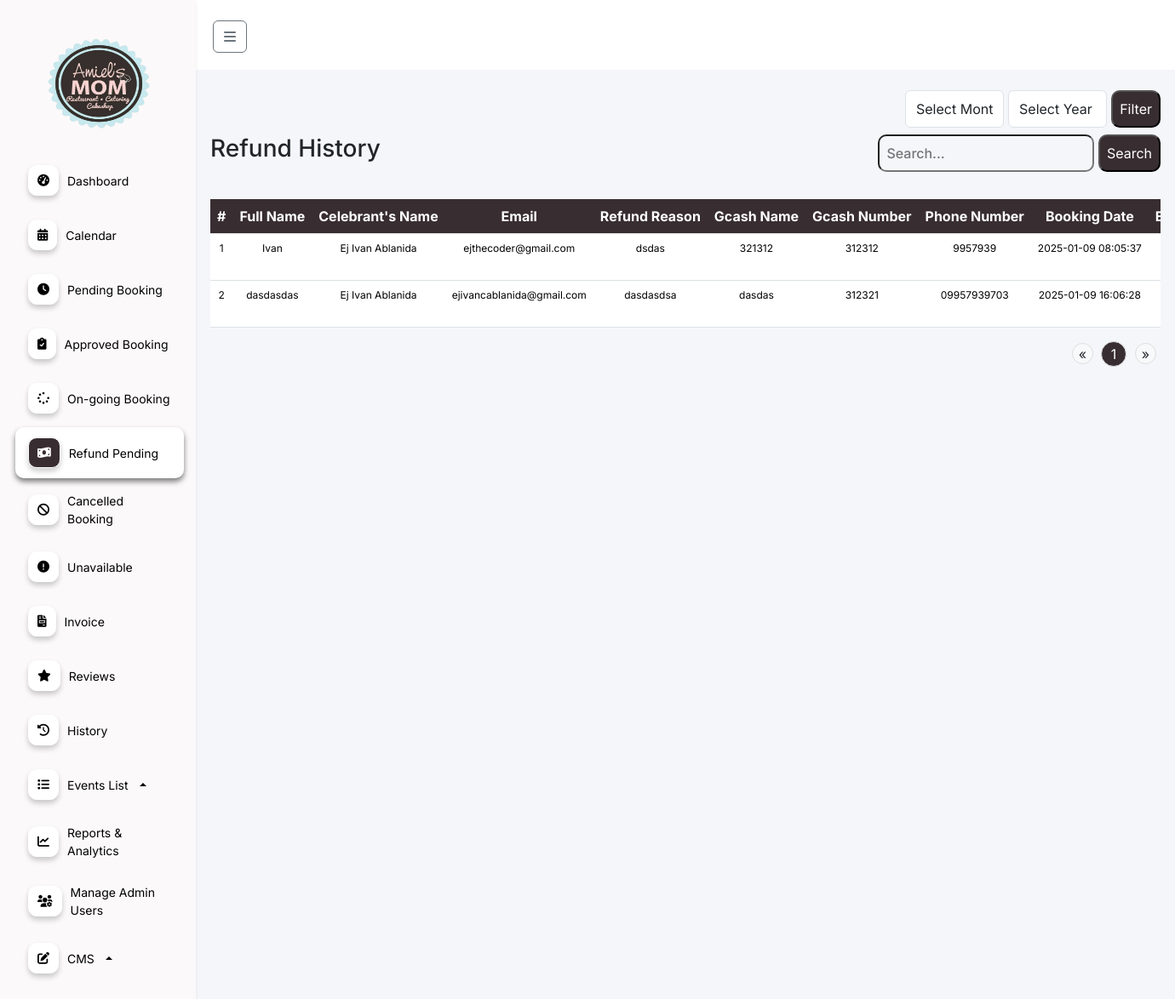
The page /features/admin/web/refund.php (signed in) on the database its author committed.
### tables this page shows
CREATE TABLE `booking` (
  `id` int(11) NOT NULL,
  `status` enum('To-pay','Pending','Waiting','On-going','Finished','Cancel-pending','Cancel','Update-payment','resched') NOT NULL,
  `full_name` varchar(255) NOT NULL,
  `celebrants_name` varchar(255) DEFAULT NULL,
  `email` varchar(255) NOT NULL,
  `phone_number` varchar(15) DEFAULT NULL,
  `events_date` varchar(255) DEFAULT NULL,
  `guest_count` int(11) DEFAULT NULL,
  `event_duration` int(11) DEFAULT NULL,
  `event_starttime` int(11) DEFAULT NULL,
  `event_endtime` int(11) DEFAULT NULL,
  `event_type` varchar(255) DEFAULT NULL,
  `event_package` varchar(255) DEFAULT NULL,
  `event_options` text DEFAULT NULL,
  `cost` decimal(10,2) DEFAULT 0.00,
  `cancel_reason` text DEFAULT NULL,
  `payment_image` varchar(255) DEFAULT NULL,
  `reference_no` varchar(100) DEFAULT NULL,
  `payment_amount` decimal(10,2) NOT NULL,
  `status_paid` tinyint(1) DEFAULT 0,
  `beef_dish` varchar(255) DEFAULT NULL,
  `pork_dish` varchar(255) DEFAULT NULL,
  `chicken_dish` varchar(255) DEFAULT NULL,
  `pasta_dish` varchar(255) DEFAULT NULL,
  `dessert_dish` varchar(255) DEFAULT NULL,
  `fish_dish` varchar(255) DEFAULT NULL,
  `drinks_dish` varchar(255) DEFAULT NULL,
  `created_at` datetime DEFAULT current_timestamp(),
  `gcash_name` varchar(255) NOT NULL,
  `gcash_number` varchar(20) NOT NULL,
  `review_status` int(11) DEFAULT 0,
  `second_payment_amount` decimal(10,2) NOT NULL DEFAULT 0.00,
  `second_reference_no` int(11) DEFAULT NULL,
  `second_payment_image` varchar(255) DEFAULT NULL,
  `add_pax` int(11) NOT NULL DEFAULT 0,
  `corkage_fee` tinyint(1) NOT NULL DEFAULT 0,
  `theme` varchar(255) NOT NULL,
  `refund_status` enum('full-refund','half-refund','no-refund') DEFAULT NULL,
  `refunded_amount` decimal(10,2) DEFAULT 0.00,
  `cancel_time` timestamp NULL DEFAULT NULL,
  `add_extend` int(11) DEFAULT 0,
  `payment_method` varchar(10) DEFAULT NULL,
  `add_payment` decimal(10,2) DEFAULT 0.00
);

### features/admin/web/refund.php (the view, shortened to what this page needs)
<?php
    require '../../../db.php';
    $page = isset($_GET['page']) ? intval($_GET['page']) : 1;
    $limit = 5;
    $offset = ($page - 1) * $limit;
    $search = isset($_GET['search']) ? $_GET['search'] : '';
    $search_term = "%" . $search . "%";
    $total_query = "SELECT COUNT(*) as total FROM booking WHERE status = 'Cancel'";
    $stmt = $conn->prepare($total_query);
    if (!empty($search)) {
        $stmt->bind_param("sss", $search_term, $search_term, $search_term);
    } else {
        $stmt->execute();
    }
    $total_result = $stmt->get_result();
    $total_row = $total_result->fetch_assoc();
    $total_records = $total_row['total'];
    $total_pages = ceil($total_records / $limit);
    $query = "SELECT * FROM booking WHERE status = 'cancel-pending'";
    $query .= " LIMIT $limit OFFSET $offset";
    $stmt = $conn->prepare($query);
    $stmt->execute();
    $result = $stmt->get_result();
?>
<!DOCTYPE html>
<html lang="en">
<head>
    <link rel="stylesheet" href="https://cdnjs.cloudflare.com/ajax/libs/font-awesome/6.0.0-beta3/css/all.min.css">
    <link href="https://cdn.jsdelivr.net/npm/bootstrap@5.3.3/dist/css/bootstrap.min.css" rel="stylesheet"
>
    <link href="https://cdn.jsdelivr.net/npm/sweetalert2@11.5.0/dist/sweetalert2.min.css" rel="stylesheet">
    <link rel="stylesheet" href="../css/index.css">
</head>
<body>
<div class="">
        <div class="navbar flex-column shadow-sm p-3 collapse show" id="navbar">
            <div class="navbar-header d-flex justify-content-between align-items-center w-100">
                <a class="navbar-brand d-none d-md-block logo-container" href="#">
                    <img src="../../../assets/logo.png" alt="Logo">
                </a>
            </div>
            <div class="navbar-links">
                <a href="dashboard.php">
                    <i class="fa-solid fa-gauge-high"></i>
                    <span>Dashboard</span>
                </a>
                <a href="calendar.php">
                    <i class="fa-solid fa-calendar-days"></i>
                    <span>Calendar</span>
                </a>
                <a href="pending.php">
                    <i class="fa-solid fa-clock"></i>
                    <span>Pending Booking</span>
                </a>
                <a href="approve.php">
                   <i class="fas fa-clipboard-check"></i>
                    <span>Approved Booking</span>
                </a>
                <a href="on-going.php">
                    <i class="fa-solid fa-spinner"></i>
                    <span>On-going Booking</span>
                </a>
                <a href="refund.php" class="navbar-highlight">
                    <i class="fa-solid fa-money-bill-wave"></i>
                    <span>Refund Pending</span>
                </a>
                <a href="cancel.php">
                    <i class="fa-solid fa-ban"></i>
                    <span>Cancelled Booking</span>
                </a>
                <a href="unavailable.php">
                    <i class="fa-solid fa-exclamation-circle"></i>
                    <span>Unavailable</span>
                </a>
                <a href="invoice.php">
                    <i class="fa-solid fa-file-invoice"></i>
                    <span>Invoice</span>
                </a>
                <a href="reviews.php">
                    <i class="fa-solid fa-star"></i>
                    <span>Reviews</span>
                </a>
                <a href="history.php">
                    <i class="fa-solid fa-clock-rotate-left"></i>
                    <span>History</span>
                </a>
                <div class="dropdown dropup">
                    <a href="#" class="dropdown-toggle" id="eventsListDropdown" role="button" data-bs-toggle="dropdown" aria-expanded="false">
                        <i class="fa-solid fa-list"></i>
                        <span>Events List</span>
                    </a>
                </div>
                <a href="reports.php">
                    <i class="fa-solid fa-chart-line"></i>
                    <span>Reports & Analytics</span>
                </a>
                <a href="admin-user.php">
                    <i class="fa-solid fa-users-gear"></i>
                    <span>Manage Admin Users</span>
                </a>
                <div class="dropdown dropup">
                    <a href="#" class="dropdown-toggle" id="servicesDropdown" role="button" data-bs-toggle="dropdown" aria-expanded="false">
                        <i class="fa-solid fa-pen-to-square"></i>
                        <span>CMS</span>
                    </a>
                </div>
            </div>
        </div>
    </div>
    <div class="content flex-grow-1">
        <div class="header">
        <button class="btn btn-outline-secondary toggle-nav mt-1" id="toggleNavbarBtn">
            <i class="fa-solid fa-bars"></i>
        </button>
        </div>
        <div class="container mt-4">
                <div class="date-filter-form mb-2">
                    <form action="" method="get">
                        <div class="date-filter">
                            <select name="month" id="month" class="form-control">
                                <option value="">Select Month</option>
                            </select>
                            <select name="year" id="year" class="form-control">
                                <option value="">Select Year</option>
                            </select>
                            <button type="submit">Filter</button>
                        </div>
                    </form>
                </div>
            <div class="d-flex justify-content-between mb-2">
                <h3>Refund History</h3>
                <div class="search-form">
                    <form action="" method="get">
                        <input type="text" id="searchInput" name="search" value="<?php echo htmlspecialchars($search); ?>" placeholder="Search...">
                        <button type="submit">Search</button>
                    </form>
                </div>
            </div>
            <div class="table-responsive">
            <table class="table mt-4">
                <thead class="table-booking">
                    <tr>
                        <th scope="col">#</th>
                        <th scope="col">Full Name</th>
                        <th scope="col">Celebrant's Name</th>
                        <th scope="col">Email</th>
                        <th scope="col">Refund Reason</th>
                        <th scope="col">Gcash Name</th>
                        <th scope="col">Gcash Number</th>
                        <th scope="col">Phone Number</th>
                        <th scope="col">Booking Date</th>
                        <th scope="col">Event Date</th>
                    </tr>
                </thead>
                <tbody>
                    <?php
                        $id = 1;
                        while ($row = $result->fetch_assoc()): ?>
                            <tr>
                                <td><?php echo $id++; ?></td>
                                <td><?php echo htmlspecialchars($row['celebrants_name']); ?></td>
                                <td><?php echo htmlspecialchars($row['full_name']); ?></td>
                                <td><?php echo htmlspecialchars($row['email']); ?></td>
                                <td><?php echo htmlspecialchars($row['cancel_reason']); ?></td>
                                <td><?php echo htmlspecialchars($row['gcash_name']); ?></td>
                                <td><?php echo htmlspecialchars($row['gcash_number']); ?></td>
                                <td><?php echo htmlspecialchars($row['phone_number']); ?></td>
                                <td><?php echo htmlspecialchars($row['created_at']); ?></td>
                                <td><?php echo htmlspecialchars($row['events_date']); ?></td>
                            </tr>
                        <?php endwhile; ?>
                </tbody>
            </table>
            </div>
            <nav aria-label="Page navigation">
                <ul class="pagination d-flex justify-content-end">
                    <?php if ($page > 1): ?>
                        <li class="page-item pg-btn"><a class="page-links" href="?page=<?php echo $page - 1; ?>">&laquo;</a>
                        </li>
                    <?php else: ?>
                        <li class="page-item pg-btn disabled"><span class="page-links">&laquo;</span></li>
                    <?php endif; ?>
                    <?php for ($i = 1; $i <= $total_pages; $i++): ?>
                        <li class="page-item <?php echo ($i == $page) ? 'active' : ''; ?>">
                            <a class="page-link" href="?page=<?php echo $i; ?>"><?php echo $i; ?></a>
                        </li>
                    <?php endfor; ?>
                    <?php if ($page < $total_pages): ?>
                        <li class="page-item pg-btn"><a class="page-links" href="?page=<?php echo $page + 1; ?>">&raquo;</a>
                        </li>
                    <?php else: ?>
                        <li class="page-item pg-btn disabled"><span class="page-links">&raquo;</span></li>
                    <?php endif; ?>
                </ul>
            </nav>
        </div>
</body>
</html>

### features/admin/css/index.css (style rules this page uses)
* { font-family: "Inter", sans-serif; font-optical-sizing: auto; font-style: normal; margin: 0; }
body { margin: 0; padding: 0; display: flex; overflow-x: hidden; }
.navbar { background-color: #FBF9FA; display: flex; align-items: start; padding: 20px; box-shadow: 2px 0 5px rgba(0, 0, 0, 0.1); min-width: 230px; max-width: 230px; height: auto; }
.navbar a { color: #000; padding: 12px 15px; text-decoration: none; width: 100%; display: flex; align-items: center; gap: 10px; font-size: 14px !important; margin: 2px; }
.navbar-highlight { color: #000 !important; border-radius: 10px; padding: 12px 15px !important; text-decoration: none !important; width: 100% !important; display: flex !important; align-items: center !important; gap: 10px !important; font-size: 14px !important; background-color: #FFFFFF !important; box-shadow: 0px 4px 6px rgba(0, 0, 0, 0.5) !important; }
.navbar-highlight i { color: #fff !important; background-color: #382D31 !important; }
.navbar-brand { padding: 0 !important; }
.navbar-brand img { display: block; justify-content: center; align-items: center; width: 70%; height: 15vh; margin: 20px 0 20px 30px; }
.navbar-links { display: flex; flex-direction: column; width: 100%; }
.navbar-links i { border: 1px solid #fff; background-color: #fff; padding: 10px; border-radius: 10px; box-shadow: 0px 4px 6px rgba(0, 0, 0, 0.2); }
.content { flex-grow: 1; background-color: #F5F6FA; }
.header { display: flex; align-items: center; padding: 20px; justify-content: space-between; background-color: #FFFFFF !important; }
.header button { margin-right: 10px; }
table { border-radius: 24px !important; }
th,tr { background-color: #382D31 !important; color: #fff !important; text-align: center; white-space: nowrap !important; }
table td { font-size: 12px; }
.search-form input { background-color: transparent !important; padding: 8px; border-radius: 10px; }
.search-form button { padding: 8px; border-radius: 10px; background-color: #382D31; color: #fff; }
.date-filter-form { max-width: 300px !important; display: flex; margin-left: auto; }
.date-filter { display: flex; gap: 5px; }
.date-filter button { padding: 8px; border-radius: 10px; background-color: #382D31; color: #fff; }
.pagination .page-item { margin: 0 5px; }
.pg-btn { margin-top: 2px !important; }
.pagination .page-link { width: 30px; height: 30px; text-align: center; border-radius: 50%; background-color: #f8f9fa; border: 1px solid #ddd; transition: background-color 0.3s, color 0.3s; }
.pagination .page-item.active .page-link { background-color: #382D31; color: white; border-color: #ddd; }
.pagination a { display: flex; align-items: center; justify-content: center; margin: auto; }
.page-links { width: 25px; height: 25px; text-align: center; border-radius: 50%; background-color: #f8f9fa; border: 1px solid #ddd; transition: background-color 0.3s, color 0.3s; display: flex; align-items: center; justify-content: center; text-decoration: none; }
.container input { background-color: silver; font-weight: 500; }
.pagination a { color:#382D31; }

### rows shown on the page
booking: celebrants_name "Ivan", full_name "Ej Ivan Ablanida", email "ejthecoder@gmail.com", cancel_reason "dsdas", gcash_name "321312", gcash_number "312312", phone_number "9957939", created_at "2025-01-09 08:05:37"
booking: celebrants_name "dasdasdas", full_name "Ej Ivan Ablanida", email "ejivancablanida@gmail.com", cancel_reason "dasdasdsa", gcash_name "dasdas", gcash_number "312321", phone_number "09957939703", created_at "2025-01-09 16:06:28"
